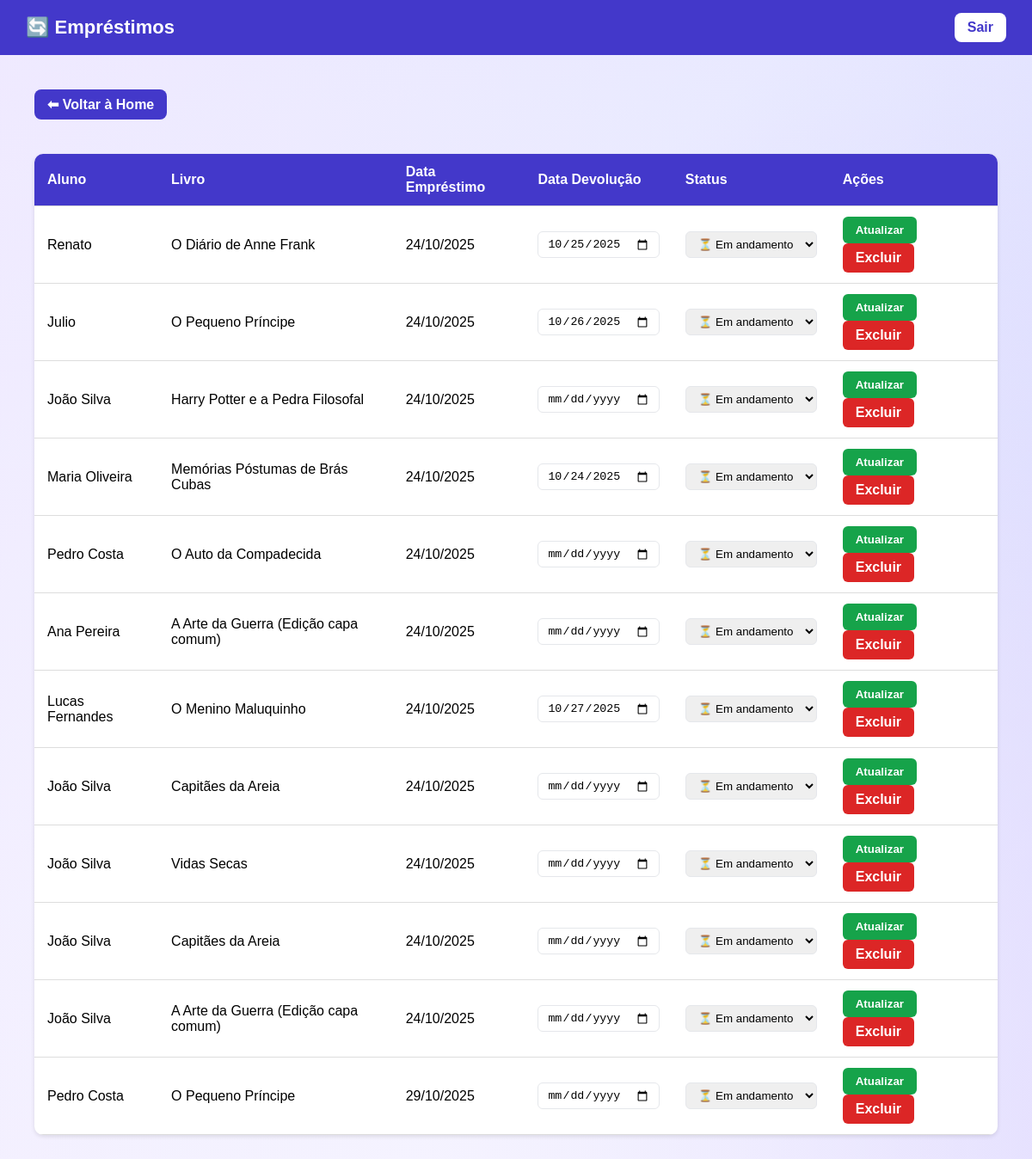
Before: /bibliotecarias/emprestimos/ with the older database file.
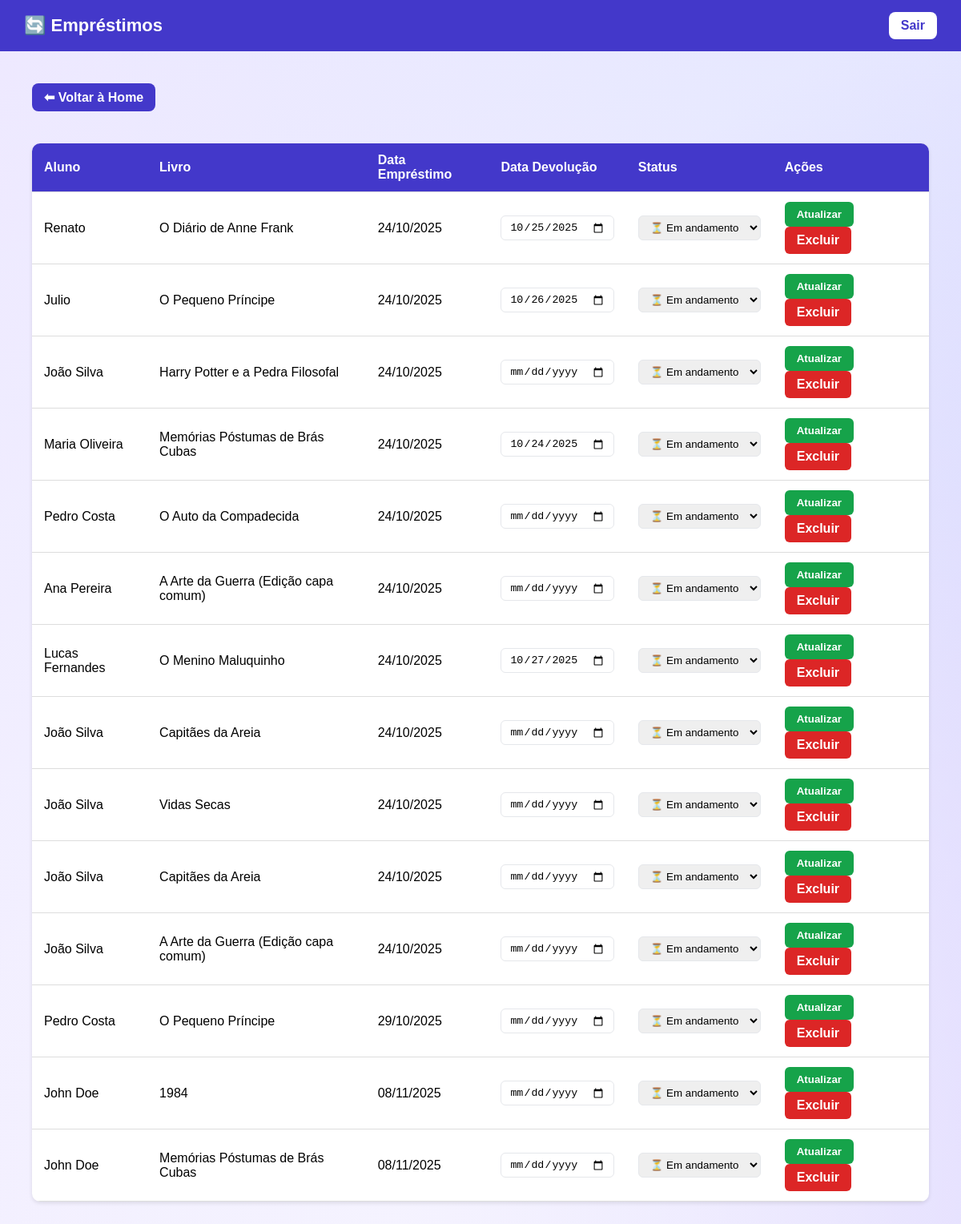
After: the same page with the newer database file.
### emprestimos/models.py (models this page shows, shortened)
class Emprestimo(models.Model):
    aluno = models.ForeignKey(settings.AUTH_USER_MODEL, on_delete=models.CASCADE)
    livro = models.ForeignKey(Livro, on_delete=models.CASCADE)
    data_emprestimo = models.DateField(auto_now_add=True)
    data_devolucao = models.DateField(null=True, blank=True)
    devolvido = models.BooleanField(default=False)

### contas/models.py (models this page shows, shortened)
class Usuario(AbstractUser):
    nome = models.CharField(max_length=100)
    ra = models.CharField(max_length=20, unique=True)
    email = models.EmailField(unique=True)
    ANOS = [
        ("Ensino Fundamental", [
            ('1º Ano - Fundamental', '1º Ano - Fundamental'),
            ('2º Ano - Fundamental', '2º Ano - Fundamental'),
            ('3º Ano - Fundamental', '3º Ano - Fundamental'),
            ('4º Ano - Fundamental', '4º Ano - Fundamental'),
            ('5º Ano - Fundamental', '5º Ano - Fundamental'),
            ('6º Ano - Fundamental', '6º Ano - Fundamental'),
            ('7º Ano - Fundamental', '7º Ano - Fundamental'),
            ('8º Ano - Fundamental', '8º Ano - Fundamental'),
            ('9º Ano - Fundamental', '9º Ano - Fundamental'),
        ]),
        ("Ensino Médio", [
            ('1º Ano - Médio', '1º Ano - Médio'),
            ('2º Ano - Médio', '2º Ano - Médio'),
            ('3º Ano - Médio', '3º Ano - Médio'),
        ]),
    ]
    ano_escolar = models.CharField(max_length=30, choices=ANOS, blank=True, null=True)
    USERNAME_FIELD = 'email'
    REQUIRED_FIELDS = [ 'nome', 'ra', 'ano_escolar']

### bibliotecarias/models.py (models this page shows, shortened)
class Livro(models.Model):
    isbn_validator = RegexValidator(
        regex=r'^\d{13}$',
        message='O ISBN deve conter exatamente 13 dígitos numéricos.'
    )
    titulo = models.CharField(max_length=200)
    autor = models.CharField(max_length=100)
    categoria = models.CharField(max_length=100)
    ano_publicacao = models.PositiveIntegerField()
    quantidade = models.PositiveIntegerField(default=1)
    isbn = models.CharField(
        max_length=13,
        unique=True,
        validators=[isbn_validator]
    )
    disponivel = models.BooleanField(default=True)

### bibliotecarias/views.py (the view, shortened to what this page needs)
# urls.py: path('emprestimos/', views.ver_emprestimos, name='ver_emprestimos'),
def ver_emprestimos(request):
    emprestimos = Emprestimo.objects.all()
    return render(request, 'bibliotecarias/ver_emprestimos.html', {'emprestimos': emprestimos})

### bibliotecarias/templates/bibliotecarias/ver_emprestimos.html (shortened to what this page needs)
<!DOCTYPE html>
<html lang="pt-br">
<head>
</head>
<body>
<header>
    <h1>🔄 Empréstimos</h1>
    <a class="logout" href="{% url 'logout' %}">Sair</a>
</header>
<main>
    <a class="voltar" href="{% url 'home_bibliotecaria' %}">⬅ Voltar à Home</a>
    {% if emprestimos %}
        <table>
            <thead>
                <tr>
                    <th>Aluno</th>
                    <th>Livro</th>
                    <th>Data Empréstimo</th>
                    <th>Data Devolução</th>
                    <th>Status</th>
                    <th>Ações</th>
                </tr>
            </thead>
            <tbody>
                {% for emp in emprestimos %}
                <tr>
                    <form method="POST">
                        <td>{{ emp.aluno.nome }}</td>
                        <td>{{ emp.livro.titulo }}</td>
                        <td>{{ emp.data_emprestimo|date:"d/m/Y" }}</td>
                        <td>
                            <input type="date" name="data_devolucao" value="{{ emp.data_devolucao|date:'Y-m-d' }}">
                        </td>
                        <td>
                            <select name="status">
                                <option value="Em andamento" {% if emp.status == "Em andamento" %}selected{% endif %}>⏳ Em andamento</option>
                            </select>
                        </td>
                        <td class="acoes">
                            <button type="submit" class="btn btn-success">Atualizar</button>
                            <a href="{% url 'excluir_emprestimo' emp.id %}" class="btn btn-danger">Excluir</a>
                        </td>
                    </form>
                </tr>
                {% endfor %}
            </tbody>
        </table>
    {% else %}
        <p>Nenhum empréstimo registrado.</p>
    {% endif %}
</main>
</body>
</html>

Changed rows visible on the page:
added Emprestimo: aluno.nome "John Doe", livro.titulo "1984", data_emprestimo "08/11/2025"
added Emprestimo: aluno.nome "John Doe", livro.titulo "Memórias Póstumas de Brás Cubas", data_emprestimo "08/11/2025"
